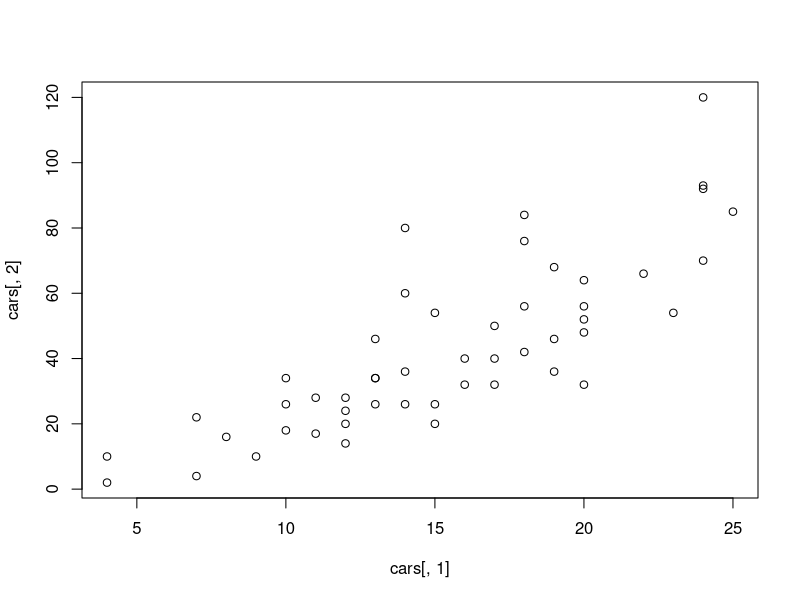
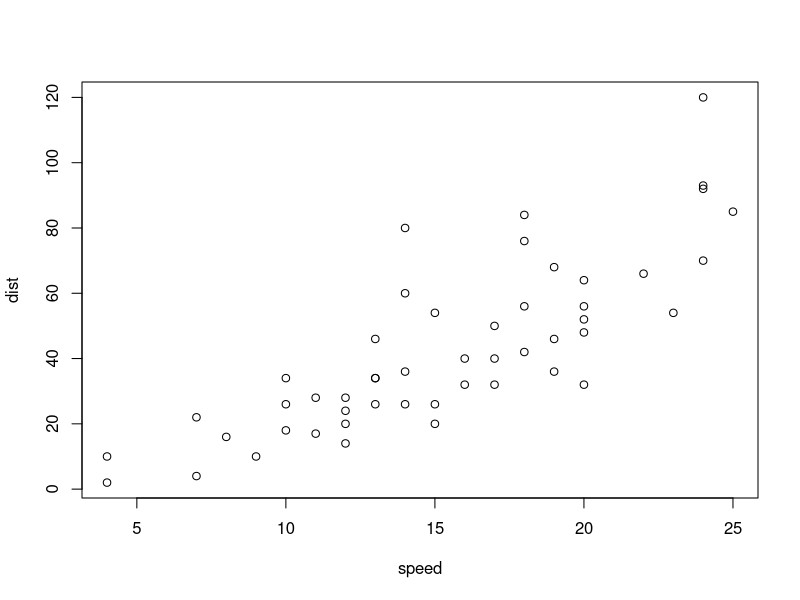
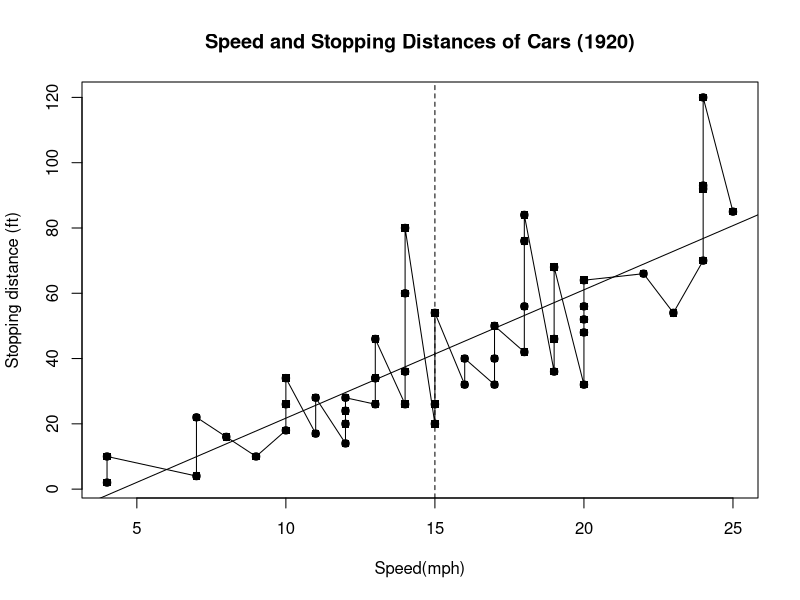

Write the R code that produced these figures, in order.
# String
"a"
# Vector
a <- c(1, 2, 3)
a[2]
names(a) <- c("a","b","c")
a["b"]
# Matrix
m <- matrix(seq(6), nrow = 2, ncol = 3)
dim(m)
m[1, 2]

# plot()
cars
plot(cars[,1], cars[,2])
plot(cars)
plot(cars, main = "Speed and Stopping Distances of Cars (1920)", xlab = "Speed(mph)", ylab = "Stopping distance (ft)")
# points()
points(cars[,1], cars[,2], type = "o", pch = 15)
# abline()
abline(v = 15, lty = 2)
m <- lm(dist ~ speed, data=cars)
abline(m)
# barplot()
# boxplot()
